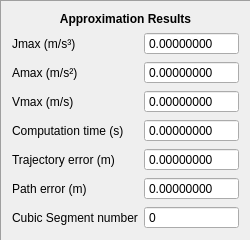
                    <widget class="QFrame" name="frame_7">
                     <property name="frameShape">
                      <enum>QFrame::Panel</enum>
                     </property>
                     <property name="frameShadow">
                      <enum>QFrame::Sunken</enum>
                     </property>
                     <layout class="QVBoxLayout" name="verticalLayout_12">
                      <item>
                       <widget class="QLabel" name="label_6">
                        <property name="font">
                         <font>
                          <weight>75</weight>
                          <bold>true</bold>
                          <strikeout>false</strikeout>
                         </font>
                        </property>
                        <property name="frameShadow">
                         <enum>QFrame::Plain</enum>
                        </property>
                        <property name="lineWidth">
                         <number>1</number>
                        </property>
                        <property name="text">
                         <string>Approximation Results</string>
                        </property>
                        <property name="alignment">
                         <set>Qt::AlignCenter</set>
                        </property>
                       </widget>
                      </item>
                      <item>
                       <layout class="QHBoxLayout" name="horizontalLayout_4">
                        <item>
                         <layout class="QGridLayout" name="gridLayout_4">
                          <item row="0" column="0">
                           <widget class="QLabel" name="label_46">
                            <property name="text">
                             <string>Jmax (m/s³)</string>
                            </property>
                           </widget>
                          </item>
                          <item row="1" column="0">
                           <widget class="QLabel" name="label_47">
                            <property name="text">
                             <string>Amax (m/s²)</string>
                            </property>
                           </widget>
                          </item>
                          <item row="2" column="0">
                           <widget class="QLabel" name="label_48">
                            <property name="text">
                             <string>Vmax (m/s)</string>
                            </property>
                           </widget>
                          </item>
                          <item row="3" column="0">
                           <widget class="QLabel" name="label_33">
                            <property name="text">
                             <string>Computation time (s)</string>
                            </property>
                           </widget>
                          </item>
                          <item row="4" column="0">
                           <widget class="QLabel" name="label_34">
                            <property name="text">
                             <string>Trajectory error (m)</string>
                            </property>
                           </widget>
                          </item>
                          <item row="5" column="0">
                           <widget class="QLabel" name="label_43">
                            <property name="text">
                             <string>Path error (m)</string>
                            </property>
                           </widget>
                          </item>
                          <item row="6" column="0">
                           <widget class="QLabel" name="label_50">
                            <property name="text">
                             <string>Cubic Segment number</string>
                            </property>
                           </widget>
                          </item>
                         </layout>
                        </item>
                        <item>
                         <layout class="QGridLayout" name="gridLayout_7">
                          <item row="0" column="0">
                           <widget class="QDoubleSpinBox" name="lcdNumber_Jmax">
                            <property name="buttonSymbols">
                             <enum>QAbstractSpinBox::NoButtons</enum>
                            </property>
                            <property name="decimals">
                             <number>8</number>
                            </property>
                            <property name="maximum">
                             <double>1000.000000000000000</double>
                            </property>
                            <property name="singleStep">
                             <double>0.100000000000000</double>
                            </property>
                           </widget>
                          </item>
                          <item row="1" column="0">
                           <widget class="QDoubleSpinBox" name="lcdNumber_Amax">
                            <property name="buttonSymbols">
                             <enum>QAbstractSpinBox::NoButtons</enum>
                            </property>
                            <property name="decimals">
                             <number>8</number>
                            </property>
                            <property name="maximum">
                             <double>200.000000000000000</double>
                            </property>
                            <property name="singleStep">
                             <double>0.100000000000000</double>
                            </property>
                           </widget>
                          </item>
                          <item row="2" column="0">
                           <widget class="QDoubleSpinBox" name="lcdNumber_Vmax">
                            <property name="buttonSymbols">
                             <enum>QAbstractSpinBox::NoButtons</enum>
                            </property>
                            <property name="decimals">
                             <number>8</number>
                            </property>
                            <property name="maximum">
                             <double>100.000000000000000</double>
                            </property>
                            <property name="singleStep">
                             <double>0.010000000000000</double>
                            </property>
                           </widget>
                          </item>
                          <item row="3" column="0">
                           <widget class="QDoubleSpinBox" name="lcdNumber_comptuationTime">
                            <property name="buttonSymbols">
                             <enum>QAbstractSpinBox::NoButtons</enum>
                            </property>
                            <property name="decimals">
                             <number>8</number>
                            </property>
                           </widget>
                          </item>
                          <item row="4" column="0">
                           <widget class="QDoubleSpinBox" name="lcdNumber_trajError">
                            <property name="buttonSymbols">
                             <enum>QAbstractSpinBox::NoButtons</enum>
                            </property>
                            <property name="decimals">
                             <number>8</number>
                            </property>
                           </widget>
                          </item>
                          <item row="5" column="0">
                           <widget class="QDoubleSpinBox" name="lcdNumber_pathError">
                            <property name="buttonSymbols">
                             <enum>QAbstractSpinBox::NoButtons</enum>
                            </property>
                            <property name="decimals">
                             <number>8</number>
                            </property>
                           </widget>
                          </item>
                          <item row="6" column="0">
                           <widget class="QDoubleSpinBox" name="lcdNumber_nb3segInterval">
                            <property name="buttonSymbols">
                             <enum>QAbstractSpinBox::NoButtons</enum>
                            </property>
                            <property name="decimals">
                             <number>0</number>
                            </property>
                            <property name="maximum">
                             <double>10000.000000000000000</double>
                            </property>
                           </widget>
                          </item>
                         </layout>
                        </item>
                       </layout>
                      </item>
                     </layout>
                    </widget>
